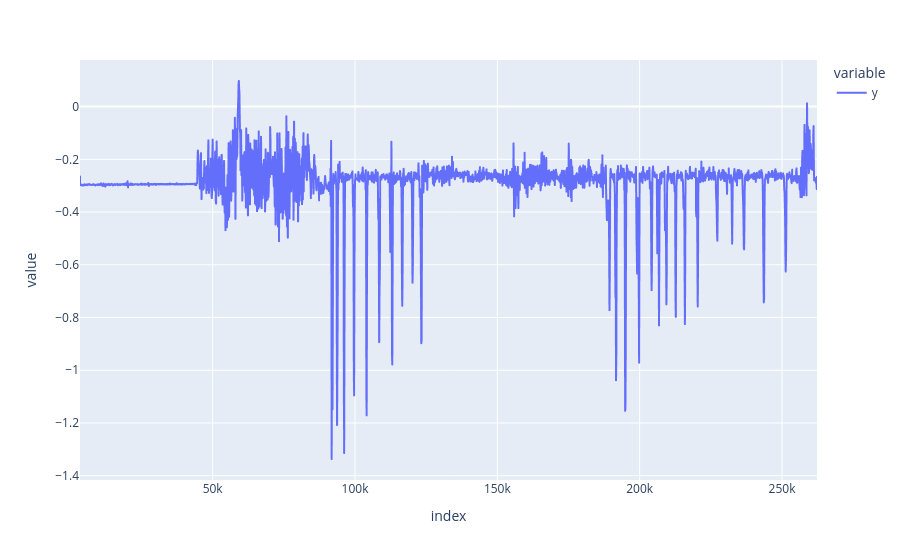

The cell this chart's notebook holds for it:
### Code cell
decimation = 10
decimated = signal.decimate(accel_uniform.T, decimation)
accel_decimated = pd.DataFrame(decimated.T, columns=['x', 'y', 'z'], index=accel_uniform.index[::decimation])
px.line(accel_decimated.y)

### Figure 1 — Plotly figure (JSON) as saved in the notebook; plotly's stock layout.template omitted (floating-point values rounded to 4 significant figures; data arrays with more than 128 entries replaced by an {"elided": "..."} marker saying what was removed)
{"data": [{"hovertemplate": "variable=y<br>index=%{x}<br>value=%{y}<extra></extra>", "legendgroup": "y", "line": {"color": "#636efa", "dash": "solid"}, "marker": {"symbol": "circle"}, "mode": "lines", "name": "y", "showlegend": true, "type": "scattergl", "x": {"elided": "2590 int values"}, "xaxis": "x", "y": {"elided": "2590 float values"}, "yaxis": "y"}], "layout": {"legend": {"title": {"text": "variable"}, "tracegroupgap": 0}, "margin": {"t": 60}, "xaxis": {"anchor": "y", "domain": [0, 1], "title": {"text": "index"}}, "yaxis": {"anchor": "x", "domain": [0, 1], "title": {"text": "value"}}}}
